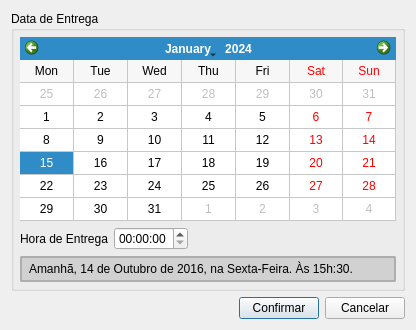
<?xml version="1.0" encoding="UTF-8"?>
<ui version="4.0">
 <class>SelectDateTimeDialog</class>
 <widget class="QDialog" name="SelectDateTimeDialog">
  <property name="geometry">
   <rect>
    <x>0</x>
    <y>0</y>
    <width>416</width>
    <height>327</height>
   </rect>
  </property>
  <property name="windowTitle">
   <string>Selecionar Data e Hora de Entrega</string>
  </property>
  <layout class="QFormLayout" name="formLayout">
   <item row="0" column="0" colspan="2">
    <widget class="QGroupBox" name="groupBox">
     <property name="minimumSize">
      <size>
       <width>0</width>
       <height>280</height>
      </size>
     </property>
     <property name="maximumSize">
      <size>
       <width>16777215</width>
       <height>280</height>
      </size>
     </property>
     <property name="title">
      <string>Data de Entrega</string>
     </property>
     <layout class="QVBoxLayout" name="verticalLayout_2">
      <property name="leftMargin">
       <number>6</number>
      </property>
      <property name="topMargin">
       <number>6</number>
      </property>
      <property name="rightMargin">
       <number>6</number>
      </property>
      <property name="bottomMargin">
       <number>6</number>
      </property>
      <item>
       <widget class="QCalendarWidget" name="calendarWidget">
        <property name="gridVisible">
         <bool>true</bool>
        </property>
        <property name="horizontalHeaderFormat">
         <enum>QCalendarWidget::ShortDayNames</enum>
        </property>
        <property name="verticalHeaderFormat">
         <enum>QCalendarWidget::NoVerticalHeader</enum>
        </property>
        <property name="navigationBarVisible">
         <bool>true</bool>
        </property>
       </widget>
      </item>
      <item>
       <layout class="QHBoxLayout" name="horizontalLayout_3">
        <item>
         <widget class="QLabel" name="label">
          <property name="sizePolicy">
           <sizepolicy hsizetype="Fixed" vsizetype="Preferred">
            <horstretch>0</horstretch>
            <verstretch>0</verstretch>
           </sizepolicy>
          </property>
          <property name="text">
           <string>Hora de Entrega</string>
          </property>
         </widget>
        </item>
        <item alignment="Qt::AlignLeft">
         <widget class="QTimeEdit" name="timeEdit">
          <property name="maximumSize">
           <size>
            <width>100</width>
            <height>16777215</height>
           </size>
          </property>
         </widget>
        </item>
       </layout>
      </item>
      <item>
       <widget class="QLabel" name="DescriptiveDateTextLabel">
        <property name="styleSheet">
         <string notr="true">background-color: #d1d1d1;
border: 2px solid #adadad;
border-radius: 2px;
padding: 4px;</string>
        </property>
        <property name="text">
         <string>Amanhã, 14 de Outubro de 2016, na Sexta-Feira. Às 15h:30.</string>
        </property>
       </widget>
      </item>
     </layout>
    </widget>
   </item>
   <item row="1" column="0" colspan="2">
    <widget class="QFrame" name="frame">
     <property name="sizePolicy">
      <sizepolicy hsizetype="Preferred" vsizetype="Fixed">
       <horstretch>0</horstretch>
       <verstretch>0</verstretch>
      </sizepolicy>
     </property>
     <property name="frameShape">
      <enum>QFrame::NoFrame</enum>
     </property>
     <property name="frameShadow">
      <enum>QFrame::Raised</enum>
     </property>
     <layout class="QHBoxLayout" name="horizontalLayout">
      <property name="leftMargin">
       <number>0</number>
      </property>
      <property name="topMargin">
       <number>0</number>
      </property>
      <property name="rightMargin">
       <number>0</number>
      </property>
      <property name="bottomMargin">
       <number>0</number>
      </property>
      <item>
       <spacer name="horizontalSpacer">
        <property name="orientation">
         <enum>Qt::Horizontal</enum>
        </property>
        <property name="sizeHint" stdset="0">
         <size>
          <width>40</width>
          <height>20</height>
         </size>
        </property>
       </spacer>
      </item>
      <item>
       <widget class="QPushButton" name="ConfirmButton">
        <property name="text">
         <string>Confirmar</string>
        </property>
       </widget>
      </item>
      <item>
       <widget class="QPushButton" name="CancelButton">
        <property name="text">
         <string>Cancelar</string>
        </property>
       </widget>
      </item>
     </layout>
    </widget>
   </item>
  </layout>
 </widget>
 <resources/>
 <connections/>
</ui>
